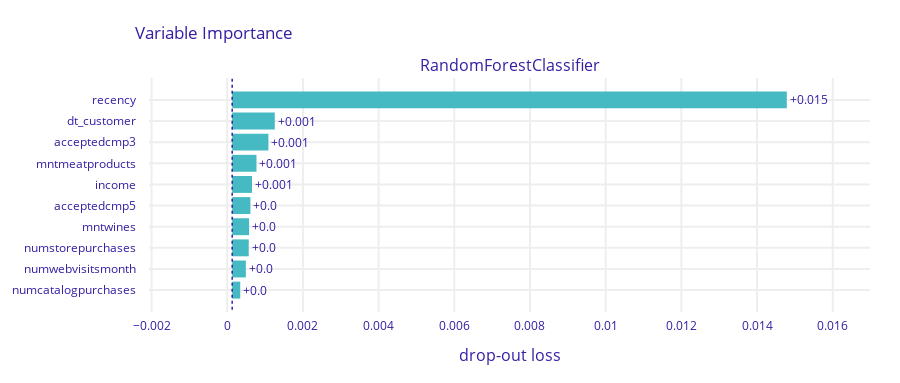

The notebook cell this image was saved under:
### Code cell
mp.plot()

### Figure 1 — Plotly figure (JSON) as saved in the notebook; plotly's stock layout.template omitted (floating-point values rounded to 4 significant figures)
{"data": [{"base": 0.0001306, "hoverinfo": "text", "hoverlabel": {"bgcolor": "rgba(0,0,0,0.8)"}, "hovertext": ["Model: RandomForestClassifier loss after<br>variable: recency is permuted: 0.015<br>Drop-out loss change: +0.015", "Model: RandomForestClassifier loss after<br>variable: dt_customer is permuted: 0.001<br>Drop-out loss change: +0.001", "Model: RandomForestClassifier loss after<br>variable: acceptedcmp3 is permuted: 0.001<br>Drop-out loss change: +0.001", "Model: RandomForestClassifier loss after<br>variable: mntmeatproducts is permuted: 0.001<br>Drop-out loss change: +0.001", "Model: RandomForestClassifier loss after<br>variable: income is permuted: 0.001<br>Drop-out loss change: +0.001", "Model: RandomForestClassifier loss after<br>variable: acceptedcmp5 is permuted: 0.001<br>Drop-out loss change: +0.0", "Model: RandomForestClassifier loss after<br>variable: mntwines is permuted: 0.001<br>Drop-out loss change: +0.0", "Model: RandomForestClassifier loss after<br>variable: numstorepurchases is permuted: 0.001<br>Drop-out loss change: +0.0", "Model: RandomForestClassifier loss after<br>variable: numwebvisitsmonth is permuted: 0.0<br>Drop-out loss change: +0.0", "Model: RandomForestClassifier loss after<br>variable: numcatalogpurchases is permuted: 0.0<br>Drop-out loss change: +0.0"], "marker": {"color": "#46bac2"}, "orientation": "h", "showlegend": false, "text": ["+0.015", "+0.001", "+0.001", "+0.001", "+0.001", "+0.0", "+0.0", "+0.0", "+0.0", "+0.0"], "textposition": "outside", "type": "bar", "x": [0.01466, 0.001126, 0.0009575, 0.0006422, 0.0005243, 0.0004818, 0.0004459, 0.000437, 0.0003606, 0.000213], "xaxis": "x", "y": ["recency", "dt_customer", "acceptedcmp3", "mntmeatproducts", "income", "acceptedcmp5", "mntwines", "numstorepurchases", "numwebvisitsmonth", "numcatalogpurchases"], "yaxis": "y"}], "layout": {"annotations": [{"font": {"size": 16}, "showarrow": false, "text": "RandomForestClassifier", "x": 0.5, "xanchor": "center", "xref": "paper", "y": 1, "yanchor": "bottom", "yref": "paper"}, {"font": {"size": 16}, "showarrow": false, "text": "drop-out loss", "x": 0.5, "xanchor": "center", "xref": "paper", "y": 0, "yanchor": "top", "yref": "paper", "yshift": -30}], "font": {"color": "#371ea3"}, "height": 383, "margin": {"b": 71, "r": 30, "t": 78}, "shapes": [{"line": {"color": "#371ea3", "dash": "dot", "width": 1.5}, "type": "line", "x0": 0.0001306, "x1": 0.0001306, "xref": "x", "y0": -1, "y1": 10, "yref": "y"}], "title": {"text": "Variable Importance", "x": 0.15}, "xaxis": {"anchor": "y", "automargin": true, "domain": [0, 1], "fixedrange": true, "gridwidth": 2, "range": [-0.002068, 0.01698], "tickcolor": "white", "ticklen": 3, "ticks": "outside", "type": "linear", "zeroline": false}, "yaxis": {"anchor": "x", "automargin": true, "autorange": "reversed", "domain": [0, 1], "fixedrange": true, "gridwidth": 2, "tickcolor": "white", "ticklen": 10, "ticks": "outside", "type": "category"}}}
